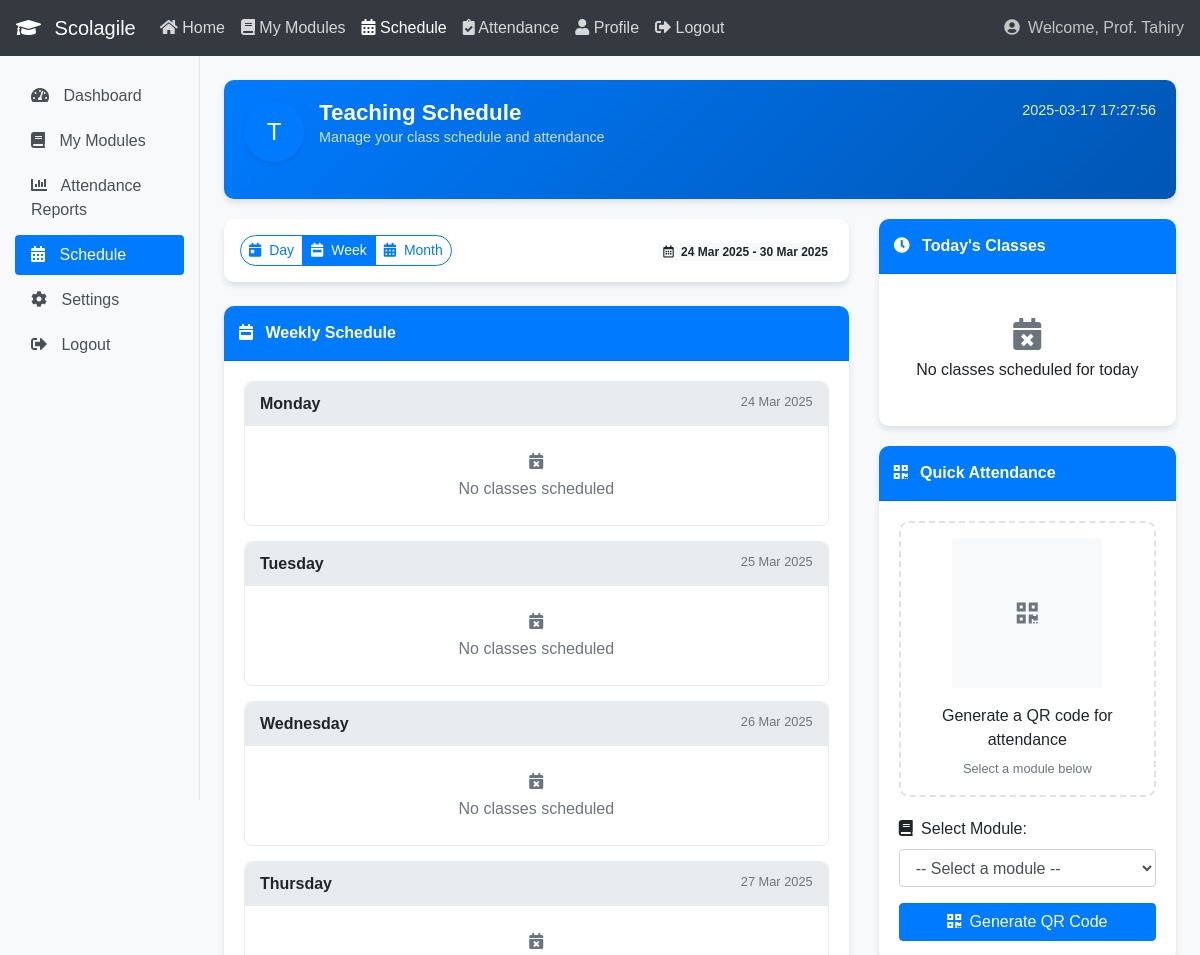
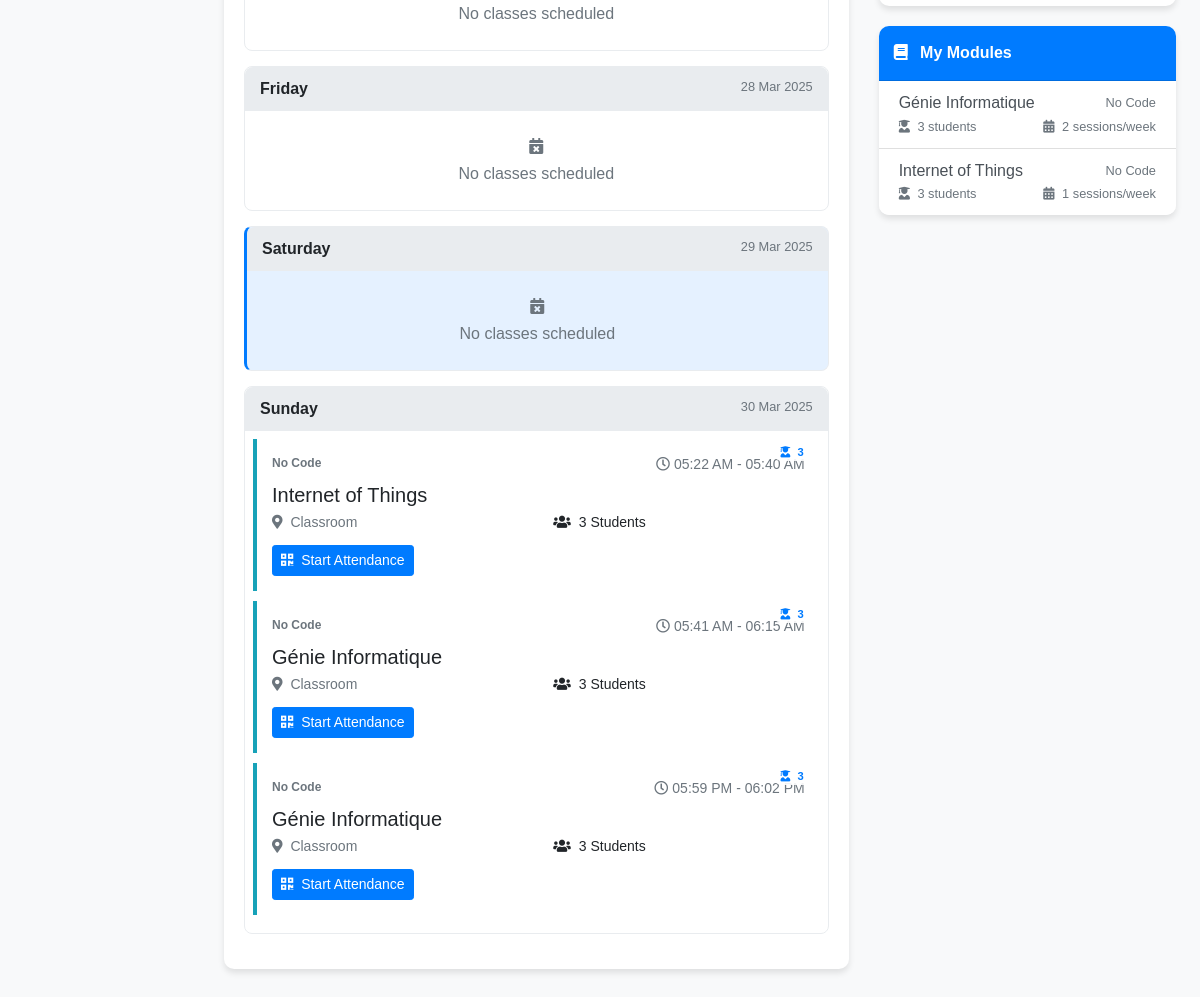
The page /professor_schedule.php (signed in) on the database its author committed (2 pictures, top to bottom).
### tables this page shows
CREATE TABLE `timetable` (
  `id` int(11) NOT NULL AUTO_INCREMENT,
  `module_id` int(11) NOT NULL,
  `professor_id` int(11) NOT NULL,
  `day_of_week` enum('Monday','Tuesday','Wednesday','Thursday','Friday','Saturday','Sunday') NOT NULL,
  `start_time` time NOT NULL,
  `end_time` time NOT NULL,
  PRIMARY KEY (`id`),
  KEY `module_id` (`module_id`),
  KEY `professor_id` (`professor_id`),
  CONSTRAINT `timetable_ibfk_1` FOREIGN KEY (`module_id`) REFERENCES `modules` (`id`) ON DELETE CASCADE,
  CONSTRAINT `timetable_ibfk_2` FOREIGN KEY (`professor_id`) REFERENCES `users` (`id`) ON DELETE CASCADE
);

CREATE TABLE `modules` (
  `id` int(11) NOT NULL AUTO_INCREMENT,
  `name` varchar(100) NOT NULL,
  `semester` varchar(10) DEFAULT NULL,
  `code` varchar(50) DEFAULT NULL,
  `description` text DEFAULT NULL,
  PRIMARY KEY (`id`)
);

### professor_schedule.php (the view, shortened to what the rows shown need)
<?php
require_once "config.php";
$professor_id = $_SESSION["id"];
$currentDateTime = '2025-03-17 17:27:56';
$today = date('Y-m-d');
$currentDay = date('l', strtotime($today));
$view_mode = isset($_GET['view']) ? $_GET['view'] : 'week';
$start_date = $today;
$end_date = $today;
switch($view_mode) {
    case 'week':
        $dayOfWeek = date('N', strtotime($today));
        $start_date = date('Y-m-d', strtotime("-" . ($dayOfWeek - 1) . " days", strtotime($today)));
        $end_date = date('Y-m-d', strtotime("+" . (7 - $dayOfWeek) . " days", strtotime($today)));
        break;
}
$modules = [];
$sql = "SELECT m.id, m.name, m.code, m.description
        FROM modules m
        JOIN professor_module pm ON m.id = pm.module_id
        WHERE pm.professor_id = ?
        ORDER BY m.name";
if ($stmt = $link->prepare($sql)) {
    $stmt->bind_param("i", $professor_id);
    if ($stmt->execute()) {
        $result = $stmt->get_result();
        while ($row = $result->fetch_assoc()) {
            $modules[$row['id']] = $row;
            $modules[$row['id']]['schedule'] = [];
            $modules[$row['id']]['student_count'] = 0;
        }
    }
}
if (!empty($modules)) {
    $module_ids = array_keys($modules);
    $placeholders = str_repeat('?,', count($module_ids) - 1) . '?';
    $sql = "SELECT module_id, COUNT(student_id) as student_count
            FROM student_module
            WHERE module_id IN ($placeholders)
            GROUP BY module_id";
    if ($stmt = $link->prepare($sql)) {
        $types = str_repeat('i', count($module_ids));
        $stmt->bind_param($types, ...$module_ids);
        if ($stmt->execute()) {
            $result = $stmt->get_result();
            while ($row = $result->fetch_assoc()) {
                if (isset($modules[$row['module_id']])) {
                    $modules[$row['module_id']]['student_count'] = $row['student_count'];
                }
            }
        }
    }
}
$schedule = [];
$weekdays = ['Monday', 'Tuesday', 'Wednesday', 'Thursday', 'Friday', 'Saturday', 'Sunday'];
$sql = "SELECT t.id, t.module_id, t.day_of_week, t.start_time, t.end_time,
               'Classroom' as location, m.name as module_name, m.code as module_code
        FROM timetable t
        JOIN modules m ON t.module_id = m.id
        WHERE t.professor_id = ?
        ORDER BY FIELD(t.day_of_week, 'Monday', 'Tuesday', 'Wednesday', 'Thursday', 'Friday', 'Saturday', 'Sunday'),
                t.start_time";
if ($stmt = $link->prepare($sql)) {
    $stmt->bind_param("i", $professor_id);
    if ($stmt->execute()) {
        $result = $stmt->get_result();
        while ($row = $result->fetch_assoc()) {
            if (!isset($schedule[$row['day_of_week']])) {
                $schedule[$row['day_of_week']] = [];
            }
            $schedule[$row['day_of_week']][] = $row;
            if (isset($modules[$row['module_id']])) {
                $modules[$row['module_id']]['schedule'][] = $row;
            }
        }
    }
}
?>
<!DOCTYPE html>
<html lang="en">
<head>
    <link href="https://maxcdn.bootstrapcdn.com/bootstrap/4.5.2/css/bootstrap.min.css" rel="stylesheet">
    <link href="https://cdnjs.cloudflare.com/ajax/libs/font-awesome/5.15.3/css/all.min.css" rel="stylesheet">
</head>
<body>
    <div class="container-fluid">
        <div class="row">
            <main role="main" class="col-md-10 ml-sm-auto col-lg-10 px-4 mt-4">
                <div class="welcome-banner">
                    <div class="row">
                        <div class="col-md-8">
                            <div class="profile-info">
                                <div class="profile-details">
                                    <h1 class="profile-name">Teaching Schedule</h1>
                                </div>
                            </div>
                        </div>
                    </div>
                </div>
                <div class="row mb-4">
                    <div class="col-md-8">
                        <?php if ($view_mode == 'week'): ?>
                            <div class="card">
                                <div class="card-body">
                                    <?php foreach ($weekdays as $day): ?>
                                        <div class="schedule-day <?php echo $day == $currentDay ? 'today-marker' : ''; ?>">
                                            <div class="schedule-day-header d-flex justify-content-between">
                                                <span><?php echo $day; ?></span>
                                                <?php
                                                    $day_date = '';
                                                    $curr_date = clone new DateTime($start_date);
                                                    $end_datetime = new DateTime($end_date);
                                                    while ($curr_date <= $end_datetime) {
                                                        if ($curr_date->format('l') === $day) {
                                                            $day_date = $curr_date->format('d M Y');
                                                            break;
                                                        }
                                                        $curr_date->modify('+1 day');
                                                    }
                                                ?>
                                                <span class="text-muted small"><?php echo $day_date; ?></span>
                                            </div>
                                            <?php if (isset($schedule[$day]) && !empty($schedule[$day])): ?>
                                                <div class="schedule-items p-2">
                                                    <?php foreach ($schedule[$day] as $class): ?>
                                                        <?php
                                                            $class_status = 'past-class';
                                                            if ($day == $currentDay) {
                                                                $current_time = date('H:i:s', strtotime($currentDateTime));
                                                                if ($class['start_time'] <= $current_time && $class['end_time'] >= $current_time) {
                                                                    $class_status = 'current-class';
                                                                } elseif ($class['start_time'] > $current_time) {
                                                                    $class_status = 'upcoming-class';
                                                                }
                                                            } elseif (array_search($day, $weekdays) > array_search($currentDay, $weekdays)) {
                                                                $class_status = 'upcoming-class';
                                                            }
                                                            $start_time = date('h:i A', strtotime($class['start_time']));
                                                            $end_time = date('h:i A', strtotime($class['end_time']));
                                                            $student_count = isset($modules[$class['module_id']]) ? $modules[$class['module_id']]['student_count'] : 0;
                                                        ?>
                                                        <div class="schedule-item <?php echo $class_status; ?> position-relative">
                                                            <div class="d-flex justify-content-between mb-2">
                                                                <span class="module-code"><?php echo htmlspecialchars($class['module_code'] ?? 'No Code'); ?></span>
                                                                <span class="schedule-time">
                                                                    <i class="far fa-clock mr-1"></i><?php echo $start_time; ?> - <?php echo $end_time; ?>
                                                                </span>
                                                            </div>
                                                            <h5><?php echo htmlspecialchars($class['module_name']); ?></h5>
                                                            <div class="row">
                                                                <div class="col-md-6">
                                                                    <p class="schedule-location mb-1">
                                                                        <i class="fas fa-map-marker-alt mr-1"></i>
                                                                        <?php echo htmlspecialchars($class['location'] ?? 'Classroom'); ?>
                                                                    </p>
                                                                </div>
                                                                <div class="col-md-6">
                                                                    <p class="schedule-professor mb-1">
                                                                        <i class="fas fa-users mr-1"></i>
                                                                        <?php echo $student_count; ?> Students
                                                                    </p>
                                                                </div>
                                                            </div>
                                                            <?php if ($class_status == 'current-class' || $class_status == 'upcoming-class'): ?>
                                                            <div class="mt-2">
                                                                <a href="professor_scan.php?module=<?php echo $class['module_id']; ?>" class="btn btn-sm btn-primary">
                                                                    <i class="fas fa-qrcode mr-1"></i> Start Attendance
                                                                </a>
                                                            </div>
                                                            <?php endif; ?>
                                                            <span class="student-count">
                                                                <i class="fas fa-user-graduate mr-1"></i> <?php echo $student_count; ?>
                                                            </span>
                                                        </div>
                                                    <?php endforeach; ?>
                                                </div>
                                            <?php endif; ?>
                                        </div>
                                    <?php endforeach; ?>
                                </div>
                            </div>
                        <?php endif; ?>
                    </div>
                </div>
            </main>
        </div>
    </div>
</body>
</html>

### rows shown on the page
timetable: module.code "No Code", module.name "Internet of Things", location "Classroom", module "3"
timetable: module.code "No Code", module.name "Génie Informatique", location "Classroom", module "3"
timetable: module.code "No Code", module.name "Génie Informatique", location "Classroom", module "3"

### other values the page prints
$professor_name "Tahiry"
substr($professor_name, 0, 1) "T"
$currentDateTime "2025-03-17 17:27:56"
$day "Monday"
$day_date "24 Mar 2025"
$day "Tuesday"
$day_date "25 Mar 2025"
$day "Wednesday"
$day_date "26 Mar 2025"
$day "Thursday"
$day_date "27 Mar 2025"
$day "Friday"
$day_date "28 Mar 2025"
$day "Saturday"
$day_date "29 Mar 2025"
